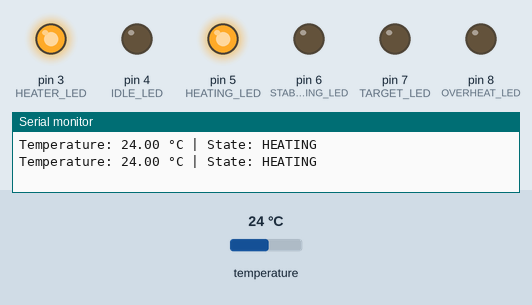
Recording of a sketch running on a simulated Arduino Uno, built with avr-gcc and run on an emulated ATmega328P. Parts: output pins drawn as LEDs (lit = HIGH), the last lines printed to the serial monitor. The inputs (shaded band) are chosen by the test bench; at power-on: temperature 24 °C.

Above: at 3.3 s.
3.4 s: temperature set to 29.4 °C
5.9 s: temperature set to 30.3 °C
At 6.7 s:
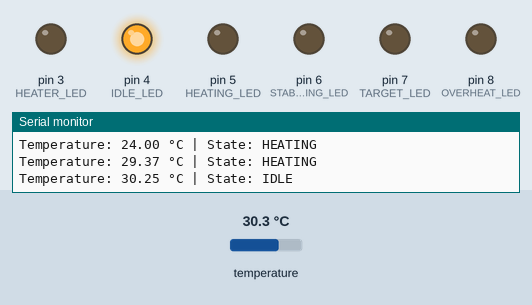
8.4 s: temperature set to 12 °C
At 10.4 s:
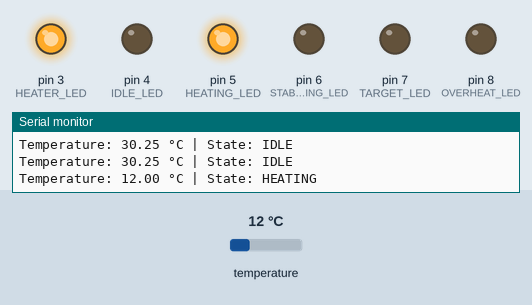
11.1 s: temperature set to 33 °C
At 11.7 s:
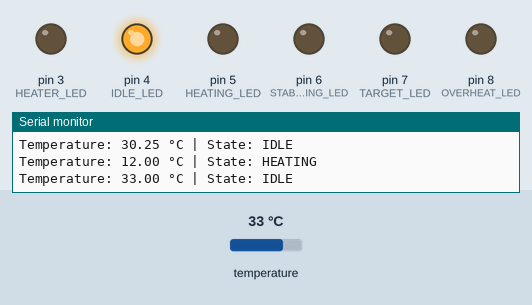
Timing chart, 0 to 14.1 s (numbered marks = the images above; inputs shaded):
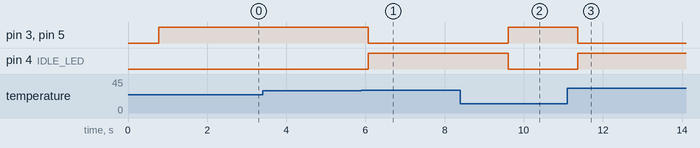

The sketch:

Heater_Control_System.ino
```cpp
#include <OneWire.h>
#include <DallasTemperature.h>

// Pin Configurations
#define ONE_WIRE_BUS 2       // DS18B20 connected to pin D2
#define HEATER_LED 3         // Simulated heater (red LED)

// State Indicator LEDs
#define IDLE_LED 4
#define HEATING_LED 5
#define STABILIZING_LED 6
#define TARGET_LED 7
#define OVERHEAT_LED 8

// Temperature thresholds
#define HEATING_THRESHOLD 30
#define STABILIZING_MIN 70
#define STABILIZING_MAX 90
#define TARGET_MIN 90
#define TARGET_MAX 100
#define OVERHEAT_THRESHOLD 115

// Setup DS18B20 sensor
OneWire oneWire(ONE_WIRE_BUS);
DallasTemperature sensors(&oneWire);

// Define system states
enum State {
  IDLE,
  HEATING,
  STABILIZING,
  TARGET_REACHED,
  OVERHEAT
};
State currentState = IDLE;
void setup() {
  Serial.begin(9600);
  sensors.begin();
  // Configure pins
  pinMode(HEATER_LED, OUTPUT);
  pinMode(IDLE_LED, OUTPUT);
  pinMode(HEATING_LED, OUTPUT);
  pinMode(STABILIZING_LED, OUTPUT);
  pinMode(TARGET_LED, OUTPUT);
  pinMode(OVERHEAT_LED, OUTPUT);
}
void loop() {
  sensors.requestTemperatures();
  float tempC = sensors.getTempCByIndex(0);
  // Determine state
  if (tempC > OVERHEAT_THRESHOLD) {
    currentState = OVERHEAT;
  } else if (tempC >= TARGET_MIN && tempC <= TARGET_MAX) {
    currentState = TARGET_REACHED;
  } else if (tempC > STABILIZING_MIN && tempC < STABILIZING_MAX) {
    currentState = STABILIZING;
  } else if (tempC < HEATING_THRESHOLD) {
    currentState = HEATING;
  } else {
    currentState = IDLE;
  }
  // Control outputs based on state
  updateOutputs(tempC);
  delay(1000); // Wait 1 second before next read
}
void updateOutputs(float temperature) {
  // Turn off all state LEDs
  digitalWrite(IDLE_LED, LOW);
  digitalWrite(HEATING_LED, LOW);
  digitalWrite(STABILIZING_LED, LOW);
  digitalWrite(TARGET_LED, LOW);
  digitalWrite(OVERHEAT_LED, LOW);
  digitalWrite(HEATER_LED, LOW);

  switch (currentState) {
    case IDLE:
      digitalWrite(IDLE_LED, HIGH);
      break;
    case HEATING:
      digitalWrite(HEATING_LED, HIGH);
      digitalWrite(HEATER_LED, HIGH); // Heater ON
      break;
    case STABILIZING:
      digitalWrite(STABILIZING_LED, HIGH);
      digitalWrite(HEATER_LED, HIGH); // Gentle heating
      break;
    case TARGET_REACHED:
      digitalWrite(TARGET_LED, HIGH);
      // Heater OFF to maintain
      break;
    case OVERHEAT:
      digitalWrite(OVERHEAT_LED, HIGH);
      // Safety: Heater remains OFF
      break;
  }

  // Serial output
  Serial.print("Temperature: ");
  Serial.print(temperature);
  Serial.print(" °C | State: ");
  printState(currentState);
}
void printState(State s) {
  switch (s) {
    case IDLE: Serial.println("IDLE"); break;
    case HEATING: Serial.println("HEATING"); break;
    case STABILIZING: Serial.println("STABILIZING"); break;
    case TARGET_REACHED: Serial.println("TARGET_REACHED"); break;
    case OVERHEAT: Serial.println("OVERHEAT"); break;
  }
}
```

Measured:
- the behaviour switches between 29.9 and 30 °C on temperature (found by bisection; images 0 and 1)
- after the input at 5.9 s, pin 3 (HEATER_LED), pin 5 (HEATING_LED): HIGH → LOW after 0.17 s; pin 4 (IDLE_LED): LOW → HIGH after 0.17 s
- after the input at 8.4 s, pin 3 (HEATER_LED), pin 5 (HEATING_LED): LOW → HIGH after 1.2 s; pin 4 (IDLE_LED): HIGH → LOW after 1.2 s
- after the input at 11.1 s, pin 3 (HEATER_LED), pin 5 (HEATING_LED): HIGH → LOW after 0.27 s; pin 4 (IDLE_LED): LOW → HIGH after 0.27 s
